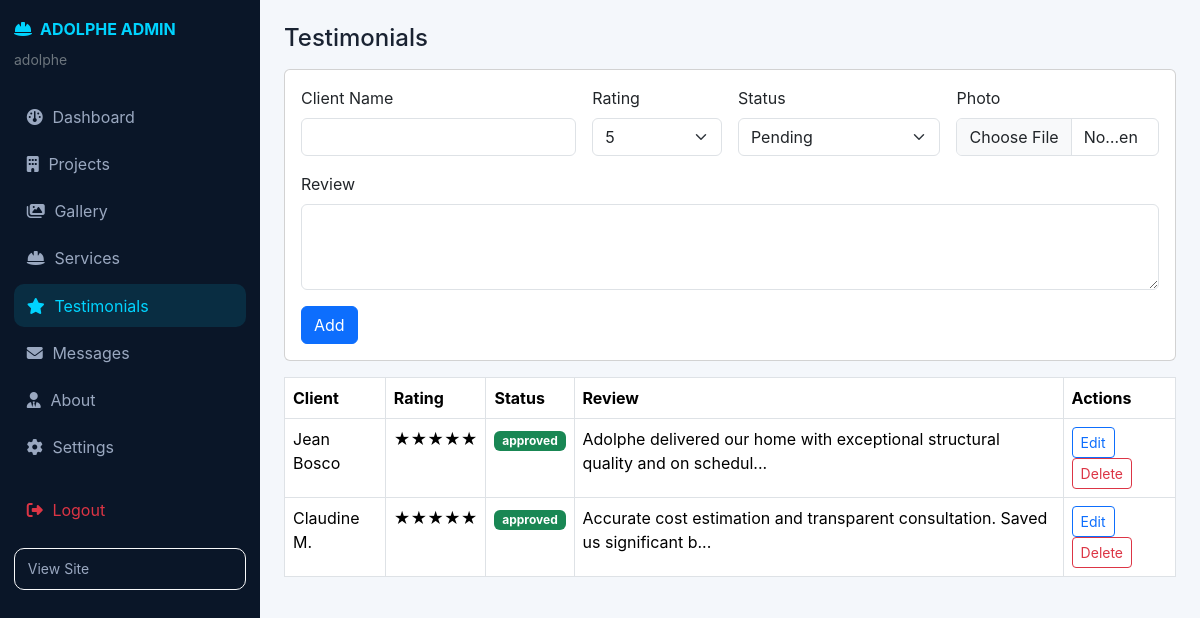
Screenshot of /admin/testimonials.php (signed in) with the database file from the repository.
### tables this page shows
CREATE TABLE `testimonials` (
  `id` INT UNSIGNED AUTO_INCREMENT PRIMARY KEY,
  `client_name` VARCHAR(255) NOT NULL,
  `client_photo` VARCHAR(255) DEFAULT NULL,
  `review` TEXT NOT NULL,
  `rating` TINYINT UNSIGNED NOT NULL DEFAULT 5 CHECK (rating BETWEEN 1 AND 5),
  `status` ENUM('pending','approved','rejected') NOT NULL DEFAULT 'pending',
  `created_at` TIMESTAMP DEFAULT CURRENT_TIMESTAMP
);

### includes/functions.php (called while the page is built, shortened)
<?php
function e($str){ return htmlspecialchars($str ?? '', ENT_QUOTES, 'UTF-8'); }
function csrf_token(){
    return $_SESSION['csrf'];
}

### admin/testimonials.php (the view, shortened to what this page needs)
<?php
include 'includes/header.php';
$edit=null; if(isset($_GET['edit'])){ $s=$pdo->prepare("SELECT * FROM testimonials WHERE id=?"); $s->execute([(int)$_GET['edit']]); $edit=$s->fetch(); }
$list=$pdo->query("SELECT * FROM testimonials ORDER BY created_at DESC")->fetchAll();
?>
<h4>Testimonials</h4>
<div class="card p-3 mt-3">
<form method="post" enctype="multipart/form-data" class="row g-3">
<div class="col-md-4"><label class="form-label">Client Name</label><input name="client_name" required class="form-control" value="<?= e($edit['client_name'] ?? '') ?>"></div>
<div class="col-md-2"><label class="form-label">Rating</label><select name="rating" class="form-select"><?php for($i=1;$i<=5;$i++): ?><option value="<?= $i ?>" <?= ($edit['rating']??5)==$i?'selected':'' ?>><?= $i ?></option><?php endfor; ?></select></div>
<div class="col-md-3"><label class="form-label">Status</label><select name="status" class="form-select"><option value="pending" <?= ($edit['status']??'')=='pending'?'selected':'' ?>>Pending</option></select></div>
<div class="col-md-3"><label class="form-label">Photo</label><input type="file" name="client_photo" accept=".jpg,.jpeg,.png,.webp" class="form-control"></div>
<div class="col-12"><label class="form-label">Review</label><textarea name="review" rows="3" required class="form-control"><?= e($edit['review'] ?? '') ?></textarea></div>
<div class="col-12"><button class="btn btn-primary"><?= $edit?'Update':'Add' ?></button> <?php if($edit): ?><a href="testimonials.php" class="btn btn-secondary">Cancel</a><?php endif; ?></div>
</form>
</div>
<table class="table table-bordered mt-3 bg-white">
<thead><tr><th>Client</th><th>Rating</th><th>Status</th><th>Review</th><th>Actions</th></tr></thead>
<tbody><?php foreach($list as $t): ?><tr><td><?= e($t['client_name']) ?></td><td><?= str_repeat('★',(int)$t['rating']) ?></td><td><span class="badge bg-<?= $t['status']=='approved'?'success':($t['status']=='rejected'?'danger':'warning') ?>"><?= e($t['status']) ?></span></td><td><?= e(mb_strimwidth($t['review'],0,80,'...')) ?></td><td><a href="?edit=<?= (int)$t['id'] ?>" class="btn btn-sm btn-outline-primary">Edit</a> <a href="?delete=<?= (int)$t['id'] ?>&csrf=<?= e(csrf_token()) ?>" onclick="return confirm('Delete?')" class="btn btn-sm btn-outline-danger">Delete</a></td></tr><?php endforeach; ?></tbody>
</table>
<?php include 'includes/footer.php'; ?>

### assets/css/style.css (style rules this page uses)
:root { --navy:#0a1628; --navy2:#0f2040; --cyan:#00d4ff; --cyan2:#00a8cc; --glass:rgba(255,255,255,.07); --glass-b:rgba(255,255,255,.12); --text:#e8eef6; --muted:#9aa8c0; }
* { scroll-behavior:smooth }
body { font-family:'Inter',system-ui,-apple-system,Segoe UI,Roboto,Arial,sans-serif;background:#070f1f;color:var(--text);overflow-x:hidden }
a { color:var(--cyan);text-decoration:none }
.admin-body { background:#f4f7fb;color:#1a2332 }

### admin/includes/header.php (style rules this page uses)
.admin-body { background:#f4f7fb }

### rows the page displays
testimonials: client_name "Jean Bosco", rating "★★★★★", status "approved", review "Adolphe delivered our home with exceptional structural quality and on schedul..."
testimonials: client_name "Claudine M.", rating "★★★★★", status "approved", review "Accurate cost estimation and transparent consultation. Saved us significant b..."

### other values shown
$_SESSION['admin_username'] "adolphe"
form field rating "5"
